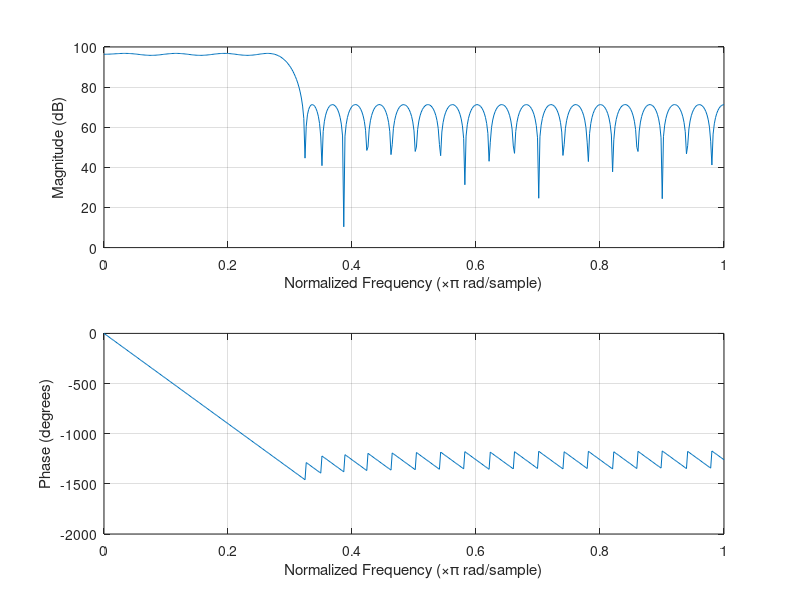

Here is the MATLAB script that generated this plot:
a=[-2070,-250,288,740,685,86,-611,-803,-230,725,1275,846,-366,-1427,-1343,72,1849,2449,962,-1927,-4034,-2964,2205,9962,16933,19729,16933,9962,2205,-2964,-4034,-1927,962,2449,1849,72,-1343,-1427,-366,846,1275,725,-230,-803,-611,86,685,740,288,-250,-2070]
freqz(a)